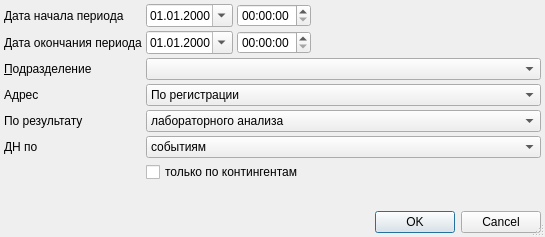
<?xml version="1.0" encoding="UTF-8"?>
<ui version="4.0">
 <class>Form11SetupDialog</class>
 <widget class="QDialog" name="Form11SetupDialog">
  <property name="windowModality">
   <enum>Qt::ApplicationModal</enum>
  </property>
  <property name="geometry">
   <rect>
    <x>0</x>
    <y>0</y>
    <width>545</width>
    <height>237</height>
   </rect>
  </property>
  <property name="windowTitle">
   <string>параметры отчёта</string>
  </property>
  <property name="sizeGripEnabled">
   <bool>true</bool>
  </property>
  <layout class="QGridLayout" name="gridLayout">
   <property name="margin">
    <number>4</number>
   </property>
   <property name="spacing">
    <number>4</number>
   </property>
   <item row="7" column="1" colspan="3">
    <widget class="QComboBox" name="cmbTypeDN">
     <item>
      <property name="text">
       <string>событиям</string>
      </property>
     </item>
     <item>
      <property name="text">
       <string>контингентам в карте</string>
      </property>
     </item>
    </widget>
   </item>
   <item row="4" column="1" colspan="3">
    <widget class="QComboBox" name="cmbForResult">
     <item>
      <property name="text">
       <string>лабораторного анализа</string>
      </property>
     </item>
     <item>
      <property name="text">
       <string>обследования в карте</string>
      </property>
     </item>
    </widget>
   </item>
   <item row="2" column="1" colspan="3">
    <widget class="COrgStructureComboBox" name="cmbOrgStructure"/>
   </item>
   <item row="1" column="2">
    <widget class="QTimeEdit" name="edtTimeEdit"/>
   </item>
   <item row="0" column="2">
    <widget class="QTimeEdit" name="edtBegTime"/>
   </item>
   <item row="2" column="0">
    <widget class="QLabel" name="lblOrgStructure">
     <property name="text">
      <string>&amp;Подразделение</string>
     </property>
     <property name="buddy">
      <cstring>cmbOrgStructure</cstring>
     </property>
    </widget>
   </item>
   <item row="0" column="1">
    <widget class="CDateEdit" name="edtBegDate">
     <property name="sizePolicy">
      <sizepolicy hsizetype="Maximum" vsizetype="Fixed">
       <horstretch>0</horstretch>
       <verstretch>0</verstretch>
      </sizepolicy>
     </property>
     <property name="displayFormat">
      <string>dd.MM.yyyy</string>
     </property>
     <property name="calendarPopup">
      <bool>true</bool>
     </property>
    </widget>
   </item>
   <item row="1" column="3">
    <spacer name="horizontalSpacer">
     <property name="orientation">
      <enum>Qt::Horizontal</enum>
     </property>
     <property name="sizeHint" stdset="0">
      <size>
       <width>40</width>
       <height>20</height>
      </size>
     </property>
    </spacer>
   </item>
   <item row="0" column="0">
    <widget class="QLabel" name="lblBegDate">
     <property name="text">
      <string>Дата начала периода</string>
     </property>
    </widget>
   </item>
   <item row="1" column="0">
    <widget class="QLabel" name="lblEndDate">
     <property name="text">
      <string>Дата окончания периода</string>
     </property>
    </widget>
   </item>
   <item row="10" column="0" colspan="4">
    <widget class="QDialogButtonBox" name="buttonBox">
     <property name="orientation">
      <enum>Qt::Horizontal</enum>
     </property>
     <property name="standardButtons">
      <set>QDialogButtonBox::Cancel|QDialogButtonBox::Ok</set>
     </property>
    </widget>
   </item>
   <item row="0" column="3">
    <spacer name="horizontalSpacer_2">
     <property name="orientation">
      <enum>Qt::Horizontal</enum>
     </property>
     <property name="sizeHint" stdset="0">
      <size>
       <width>40</width>
       <height>20</height>
      </size>
     </property>
    </spacer>
   </item>
   <item row="1" column="1">
    <widget class="CDateEdit" name="edtEndDate">
     <property name="sizePolicy">
      <sizepolicy hsizetype="Maximum" vsizetype="Fixed">
       <horstretch>0</horstretch>
       <verstretch>0</verstretch>
      </sizepolicy>
     </property>
     <property name="displayFormat">
      <string>dd.MM.yyyy</string>
     </property>
     <property name="calendarPopup">
      <bool>true</bool>
     </property>
    </widget>
   </item>
   <item row="3" column="0">
    <widget class="QLabel" name="lblAddressType">
     <property name="text">
      <string>Адрес</string>
     </property>
    </widget>
   </item>
   <item row="3" column="1" colspan="3">
    <widget class="QComboBox" name="cmbAddressType">
     <item>
      <property name="text">
       <string>По регистрации</string>
      </property>
     </item>
     <item>
      <property name="text">
       <string>По проживанию</string>
      </property>
     </item>
    </widget>
   </item>
   <item row="4" column="0">
    <widget class="QLabel" name="lblForResult">
     <property name="text">
      <string>По результату</string>
     </property>
     <property name="buddy">
      <cstring>cmbForResult</cstring>
     </property>
    </widget>
   </item>
   <item row="7" column="0">
    <widget class="QLabel" name="lblTypeDN">
     <property name="text">
      <string>ДН по</string>
     </property>
     <property name="buddy">
      <cstring>cmbTypeDN</cstring>
     </property>
    </widget>
   </item>
   <item row="9" column="0">
    <spacer>
     <property name="orientation">
      <enum>Qt::Vertical</enum>
     </property>
     <property name="sizeHint" stdset="0">
      <size>
       <width>129</width>
       <height>20</height>
      </size>
     </property>
    </spacer>
   </item>
   <item row="8" column="1" colspan="3">
    <widget class="QCheckBox" name="chkOnlyContingent">
     <property name="layoutDirection">
      <enum>Qt::LeftToRight</enum>
     </property>
     <property name="text">
      <string>только по контингентам</string>
     </property>
    </widget>
   </item>
  </layout>
 </widget>
 <customwidgets>
  <customwidget>
   <class>COrgStructureComboBox</class>
   <extends>QComboBox</extends>
   <header>Orgs/OrgStructComboBoxes.h</header>
  </customwidget>
  <customwidget>
   <class>CDateEdit</class>
   <extends>QDateEdit</extends>
   <header>library/DateEdit</header>
  </customwidget>
 </customwidgets>
 <tabstops>
  <tabstop>edtBegDate</tabstop>
  <tabstop>edtBegTime</tabstop>
  <tabstop>edtEndDate</tabstop>
  <tabstop>edtTimeEdit</tabstop>
  <tabstop>cmbOrgStructure</tabstop>
  <tabstop>cmbAddressType</tabstop>
  <tabstop>cmbForResult</tabstop>
  <tabstop>cmbTypeDN</tabstop>
  <tabstop>chkOnlyContingent</tabstop>
  <tabstop>buttonBox</tabstop>
 </tabstops>
 <resources/>
 <connections>
  <connection>
   <sender>buttonBox</sender>
   <signal>accepted()</signal>
   <receiver>Form11SetupDialog</receiver>
   <slot>accept()</slot>
   <hints>
    <hint type="sourcelabel">
     <x>112</x>
     <y>177</y>
    </hint>
    <hint type="destinationlabel">
     <x>102</x>
     <y>90</y>
    </hint>
   </hints>
  </connection>
  <connection>
   <sender>buttonBox</sender>
   <signal>rejected()</signal>
   <receiver>Form11SetupDialog</receiver>
   <slot>reject()</slot>
   <hints>
    <hint type="sourcelabel">
     <x>225</x>
     <y>177</y>
    </hint>
    <hint type="destinationlabel">
     <x>236</x>
     <y>76</y>
    </hint>
   </hints>
  </connection>
 </connections>
</ui>
